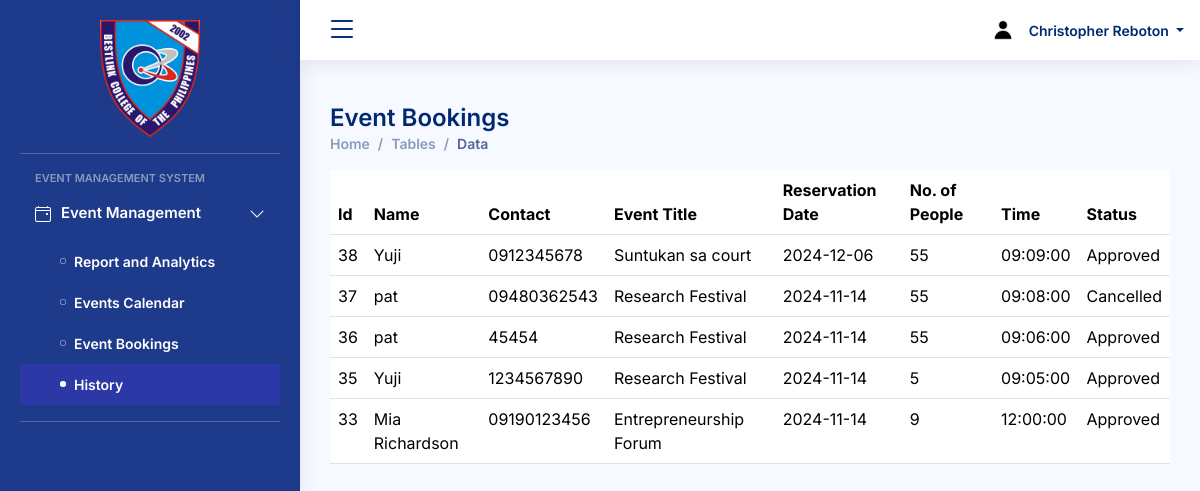
/history-data.php (signed in), run on the app's committed database.
### tables this page shows
CREATE TABLE `bcp_sms3_useracc` (
  `ID` int(11) NOT NULL,
  `Fname` varchar(25) NOT NULL,
  `Email` varchar(25) NOT NULL,
  `accountId` int(6) NOT NULL,
  `password` varchar(255) NOT NULL
);

CREATE TABLE `bcp_sms3_event_history` (
  `id` int(11) NOT NULL,
  `name` varchar(100) DEFAULT NULL,
  `contact` varchar(100) DEFAULT NULL,
  `event_title` varchar(100) DEFAULT NULL,
  `attendees` int(100) DEFAULT NULL,
  `date_booked` date DEFAULT NULL,
  `time` time DEFAULT NULL,
  `booked_at` timestamp NOT NULL DEFAULT current_timestamp(),
  `status` enum('Pending','Approved','Cancelled','Completed') DEFAULT NULL
);

### fetchname.php (called while the page is built, shortened)
<?php
$servername = "localhost";
$username = "root";
$password = "";
$dbname = "bcp_sms3_ems";
$conn = new mysqli($servername, $username, $password, $dbname);
$accountId = $_SESSION['accountId'];
$sql = "SELECT Fname FROM bcp_sms3_useracc WHERE accountId = ?";
$stmt = $conn->prepare($sql);
$stmt->bind_param("i", $accountId);
$stmt->execute();
$result = $stmt->get_result();
if ($result->num_rows > 0) {
    $row = $result->fetch_assoc();
    $fullname = $row['Fname'];
} else {
    $fullname = "User";
}
?>

### history-data.php (the view, shortened to what this page needs)
<?php
include 'fetchname.php';
?>
<!DOCTYPE html>
<lang="en">
<head>
  <link href="assets/vendor/bootstrap/css/bootstrap.min.css" rel="stylesheet">
  <link href="assets/vendor/bootstrap-icons/bootstrap-icons.css" rel="stylesheet">
  <link href="assets/vendor/boxicons/css/boxicons.min.css" rel="stylesheet">
  <link href="assets/vendor/quill/quill.snow.css" rel="stylesheet">
  <link href="assets/vendor/quill/quill.bubble.css" rel="stylesheet">
  <link href="assets/vendor/remixicon/remixicon.css" rel="stylesheet">
  <link href="assets/vendor/simple-datatables/style.css" rel="stylesheet">>
  <link href="assets/css/style.css" rel="stylesheet">
</head>
<body>
  <header id="header" class="header fixed-top d-flex align-items-center">
    <div class="d-flex align-items-center justify-content-between">
      <i class="bi bi-list toggle-sidebar-btn"></i>
    </div>
    <nav class="header-nav ms-auto">
      <ul class="d-flex align-items-center">
        <li class="nav-item dropdown pe-3">
          <a class="nav-link nav-profile d-flex align-items-center pe-0" href="#" data-bs-toggle="dropdown">
            <img src="assets/img/default profile.jpg" alt="Profile" class="rounded-circle">
            <span class="d-none d-md-block dropdown-toggle ps-2"><?php echo htmlspecialchars($fullname); ?></span>
          </a>
        </li>
      </ul>
    </nav>
  </header>
  <aside id="sidebar" class="sidebar">
  <ul class="sidebar-nav" id="sidebar-nav">
    <div class="logo-container" style="text-align: center; margin-bottom: 10px;">
    <img src="assets/img/bcp logo.png" alt="Logo" style="width: 100px; height: auto;">
</div>
        <hr class="sidebar-divider">
      <li class="nav-heading">Event Management System</li>
      <li class="nav-item">
      <a class="nav-link collapsed" data-bs-target="#system-nav" data-bs-toggle="collapse" href="#">
        <i class="bi bi-calendar4-event"></i><span>Event Management</span><i class="bi bi-chevron-down ms-auto"></i>
      </a>
      <ul id="system-nav" class="nav-content collapse show " data-bs-parent="#sidebar-nav">
        <li>
        <li>
        <a href="eventdash.php">
            <i class="bi bi-circle"></i><span>Report and Analytics</span>
        </a>
        </li>
        <a href="calendar.php" >
            <i class="bi bi-circle"></i><span>Events Calendar</span>
        </a>
        </li>
        <li>
        <a href="tables-data.php">
            <i class="bi bi-circle"></i><span>Event Bookings</span>
        </a>
        </li>
        <li>
        <a href="history-data.php" class="active">
            <i class="bi bi-circle"></i><span>History</span>
        </a>
        </li>
      </ul>
      </li>
      <hr class="sidebar-divider">
  </aside>
  <main id="main" class="main">
<div class="pagetitle">
  <h1>Event Bookings</h1>
  <nav>
    <ol class="breadcrumb">
      <li class="breadcrumb-item"><a href="index.html">Home</a></li>
      <li class="breadcrumb-item">Tables</li>
      <li class="breadcrumb-item active">Data</li>
    </ol>
  </nav>
</div>
<section class="section">
  <div class="row">
    <div class="col-lg-12">
      <table class="table datatable">
        <thead>
          <tr>
            <th>Id</th>
            <th>Name</th>
            <th>Contact</th>
            <th>Event Title</th>
            <th data-type="date" data-format="YYYY/DD/MM">Reservation Date</th>
            <th>No. of People</th>
            <th>Time</th>
            <th>Status</th>
          </tr>
        </thead>
        <tbody>
        <?php
          $servername = "localhost";
          $username = "root";
          $password = "";
          $dbname = "bcp_sms3_ems";
          $conn = new mysqli($servername, $username, $password, $dbname);
          $sql = "SELECT id, `name`, contact, event_title, attendees, date_booked, time, status FROM bcp_sms3_event_history
             WHERE status IN ('Approved', 'Cancelled')
             ORDER BY booked_at DESC";
            $result = $conn->query($sql);
            if ($result->num_rows > 0) {
                while($row = $result->fetch_assoc()) {
                    echo "<tr>";
                    echo "<td>" . htmlspecialchars($row["id"]) . "</td>";
                    echo "<td>" . htmlspecialchars($row["name"]) . "</td>";
                    echo "<td>" . htmlspecialchars($row["contact"]) . "</td>";
                    echo "<td>" . htmlspecialchars($row["event_title"]) . "</td>";
                    echo "<td>" . htmlspecialchars($row["date_booked"]) . "</td>";
                    echo "<td>" . htmlspecialchars($row["attendees"]) . "</td>";
                    echo "<td>" . htmlspecialchars($row["time"]) . "</td>";
                    echo "<td>" . htmlspecialchars($row["status"]) . "</td>";
                    echo "</tr>";
                }
            } else {
                echo "<tr><td colspan='9'>No history records found.</td></tr>";
            }
        ?>
        </tbody>
      </table>
    </div>
  </div>
</section>
</main>
</body>
</html>

### assets/css/style.css (style rules this page uses)
body { font-family: "Inter", sans-serif; background: #f6f9ff; color: #444444; }
a { color: #4154f1; text-decoration: none; }
h1, h2, h3, h4, h5, h6 { font-family: "Inter", sans-serif; }
#main { margin-top: 60px; padding: 20px 30px; transition: all 0.3s; }
.pagetitle { margin-bottom: 10px; }
.pagetitle h1 { font-size: 24px; margin-bottom: 0; font-weight: 600; color: #012970; }
.breadcrumb { font-size: 14px; font-family: "Inter", sans-serif; color: #899bbd; font-weight: 600; }
.breadcrumb a { color: #899bbd; transition: 0.3s; }
.breadcrumb .breadcrumb-item::before { color: #899bbd; }
.breadcrumb .active { color: #51678f; font-weight: 600; }
.header { transition: all 0.3s; z-index: 997; height: 60px; box-shadow: 0px 2px 20px rgba(1, 41, 112, 0.1); background-color: #fff; padding-left: 1rem; position: fixed; top: 0; left: 0; right: 0; }
.header .toggle-sidebar-btn { font-size: 32px; padding-left: 10px; cursor: pointer; color: #012970; }
.header-nav ul { list-style: none; }
.header-nav>ul { margin: 0; padding: 0; }
.header-nav .nav-profile { color: #012970; }
.header-nav .nav-profile img { max-height: 36px; }
.header-nav .nav-profile span { font-size: 14px; font-weight: 600; }
.sidebar { position: fixed; top: 0; left: 0; bottom: 0; width: 300px; z-index: 996; transition: all 0.3s; padding: 20px; overflow-y: auto; scrollbar-width: thin; scrollbar-color: #aab7cf transparent; box-shadow: 0px 0px 20px rgba(1, 41, 112, 0.1); background-color: #1e3a8a; }
.sidebar hr.sidebar-divider { border-top: 1px solid #eaecf4; }
@media (min-width: 1200px) { #main, #footer, #header { margin-left: 300px; } }
.sidebar-nav { padding: 0; margin: 0; list-style: none; }
.sidebar-nav li { padding: 0; margin: 0; list-style: none; }
.sidebar-nav .nav-item { margin-bottom: 5px; }
.sidebar-nav .nav-heading { font-size: 11px; text-transform: uppercase; color: #899bbd; font-weight: 600; margin: 10px 0 5px 15px; }
.sidebar-nav .nav-link { display: flex; align-items: center; font-size: 15px; font-weight: 600; color: #fff; transition: 0.3; background: #1e3a8a; padding: 10px 15px; border-radius: 4px; }
.sidebar-nav .nav-link i { font-size: 16px; margin-right: 10px; color: #fff; }
.sidebar-nav .nav-link.collapsed { color: #fff; background: #1e3a8a; }
.sidebar-nav .nav-link.collapsed i { color: #fff; }
.sidebar-nav .nav-link .bi-chevron-down { margin-right: 0; transition: transform 0.3s ease-in-out; }
.sidebar-nav .nav-content { padding: 5px 0 0 0; margin: 0; list-style: none; }
.sidebar-nav .nav-content a { display: flex; align-items: center; font-size: 14px; font-weight: 600; color: #fff; transition: 0.3; padding: 10px 0 10px 40px; transition: 0.3s; }
.sidebar-nav .nav-content a i { font-size: 6px; margin-right: 8px; line-height: 0; border-radius: 50%; }
.sidebar-nav .nav-content a:hover, .sidebar-nav .nav-content a.active { color: #fff; background: #2b38a6; }
.sidebar-nav .nav-content a.active i { background-color: #fff; }

### data on the page
bcp_sms3_useracc: Fname "Christopher Reboton"
bcp_sms3_event_history: id "38", name "Yuji", contact "0912345678", event_title "Suntukan sa court", date_booked "2024-12-06", attendees "55", time "09:09:00", status "Approved"
bcp_sms3_event_history: id "37", name "pat", contact "09480362543", event_title "Research Festival", date_booked "2024-11-14", attendees "55", time "09:08:00", status "Cancelled"
bcp_sms3_event_history: id "36", name "pat", contact "45454", event_title "Research Festival", date_booked "2024-11-14", attendees "55", time "09:06:00", status "Approved"
bcp_sms3_event_history: id "35", name "Yuji", contact "1234567890", event_title "Research Festival", date_booked "2024-11-14", attendees "5", time "09:05:00", status "Approved"
bcp_sms3_event_history: id "33", name "Mia Richardson", contact "09190123456", event_title "Entrepreneurship Forum", date_booked "2024-11-14", attendees "9", time "12:00:00", status "Approved"
